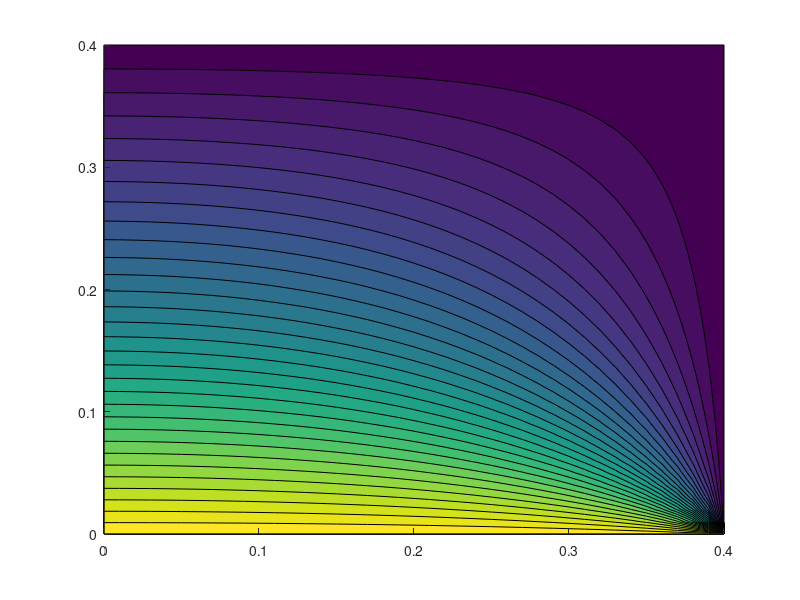

Here is the MATLAB script that generated this plot: (Note: this script raises an error after producing the figure.)
% Author: Oiva Kiiski
% Applied Mathematics 1 project work
% Topic: Heat conduction in solid medium
% Initial values:
% thermal conductivity λ = 205 W/m/K -> Aluminium
% Cylindrical segment: r = 0.4 m and l = 0.4 m
rhoo = 2701; % kg/m^3, density of aluminium at 300K
cp = 902; % J/kgK, specific heat capacity of aluminium at 300K
lambda = 205; % thermal conductivity in W/m/K
% thermal diffusivity is independent from geometry
alfa = lambda/(rhoo*cp); % m^2/s

R = 0.4; % radius in meters
L = 0.4; % length in meters
segments_r = 40;
segments_l = 40;
dr = R/segments_r; % spatial step in radial direction
dl = L/segments_l; % spatial step in axial direction

% nodes and initialization
Nr = segments_r + 1;
Nl = segments_l + 1;
r = linspace(0,R,Nr);
l = linspace(0,L,Nl);

% Time stepping and temperature
dt = 10;             % 1 second
tolerance = 0.000001;

T_hot = 60;
T_cold = 10;
T = T_cold*ones(Nr,Nl); % Initial temperature of 20 degrees
T(:,1) = T_hot;

% Build sparse laplacian operator for axisymmetric r-z domain
N = Nr*Nl;
index = @(i,j) (j-1)*Nr + i;
I = [];
J = [];
V = [];

% initialization of 5-point Laplacian

for j = 1:Nl
    for i = 1:Nr
        kindex = index(i,j);
        % Fixed boundary temperatures
        if (j==1) || (j==Nl) || (i==Nr)
            I(end+1) = kindex;
            J(end+1) = kindex;
            V(end+1) = 1;
            continue
        end

        ri = r(i);

        if i==1
            % The middle knot -> use ghost node
            L_diag = -2/dr^2 - 2/dl^2;
            L_ip = 2/dr^2;
            L_im = 0;
        else
            rp = ri + dr/2;
            rm = ri - dr/2;
            L_ip = (rp)/(ri*dr^2);
            L_im = (rm)/(ri*dr^2);
            L_diag = -(L_ip + L_im) - 2/dl^2;
        end
        
        % center
        I(end+1) = kindex;
        J(end+1) = kindex;
        V(end+1) = L_diag;
        % i+1
        I(end+1) = kindex;
        J(end+1) = index(i+1,j);
        V(end+1) = L_ip;
        % i-1
        if i>1
            I(end+1) = kindex;
            J(end+1) = index(i-1,j);
            V(end+1) = L_im;
        end
        % j+1
        I(end+1)=kindex;
        J(end+1) = index(i,j+1);
        V(end+1) = 1/dl^2;
        % j-1
        I(end+1)=kindex;
        J(end+1) = index(i,j-1);
        V(end+1) = 1/dl^2;
    end
end

Laplacian = sparse(I,J,V,N,N);
% Build CN system matrices
A = speye(N) - 1/2*alfa*dt*Laplacian;
B = speye(N) + 1/2*alfa*dt*Laplacian;

% Physical time step
Tvector = T(:);
t = 0;
step = 0;
% Preset boundary temperatures
BC_index = false(N,1);
BC_values = zeros(N,1);
for j = 1:Nl
    for i = 1:Nr
        kindex = index(i,j);
        if j==1
            BC_index(kindex) = true;
            BC_values(kindex) = T_hot; % Set boundary condition for hot side
        elseif (j==Nl) || (i==Nr)
            BC_index(kindex) = true;
            BC_values(kindex) = T_cold; % Set boundary condition for cold side
        end
    end
end

% Crank-Nicolson: ATn+1=BTn

while true
    step = step + 1;
    t = t + dt;
    T_old = Tvector;
    rhs = B*Tvector;
    % Boundary conditions into rhs
    rhs(BC_index) = BC_values(BC_index);
    % Solve linear system A*Tn+1=rhs
    Tvector = A \ rhs;
    % tolerance check
    if max(abs(Tvector-T_old)) < tolerance
        break
    end
end
fprintf('Steady state reched at t = %.2f s (steps = %d)\n',t,step);

% Resaphe into 2D field
T = reshape(Tvector, Nr, Nl);
% Central difference & Fourier's law. Heat flux
qr = zeros(Nr, Nl);
ql = zeros(Nr, Nl);
for j = 2:Nl-1
    for i = 2:Nr-1
        dTdr = (T(i+1,j) - T(i-1,j)) / (2*dr);
        dTdl = (T(i,j+1) - T(i,j-1)) / (2*dl);
        qr(i,j) = -lambda * dTdr;
        ql(i,j) = -lambda * dTdl;
    end
    % axis i=1
    dTdr_axis = (T(2,j) - T(1,j)) / dr;
    qr(1,j) = -lambda * dTdr_axis;
end

% plots
[Z, Rg] = meshgrid(r, l);
figure; 
contourf(Rg, Z, T, 30, 'EdgeColor','none'); 
colorbar;
xlabel('r (m)'); 
ylabel('l (m)');
title('Steady-State Temperature (°C) — Crank–Nicolson');

% quiver plot of heat flux
skip = 3;
figure; 
quiver(Rg(1:skip:end,1:skip:end)', Z(1:skip:end,1:skip:end)', qr(1:skip:end,1:skip:end)', ql(1:skip:end,1:skip:end)');
xlabel('r (m)'); 
ylabel('l (m)'); 
title('Heat flux vectors (q_l, q_r)');
